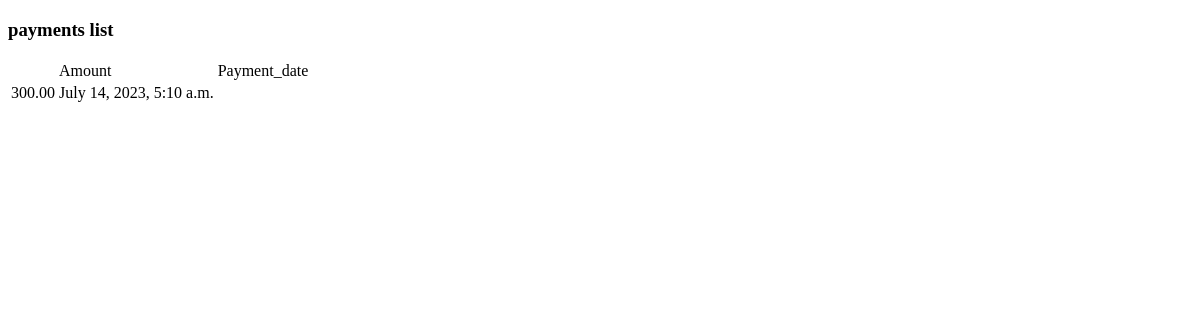
The app's page /payment/payments/list, older data.
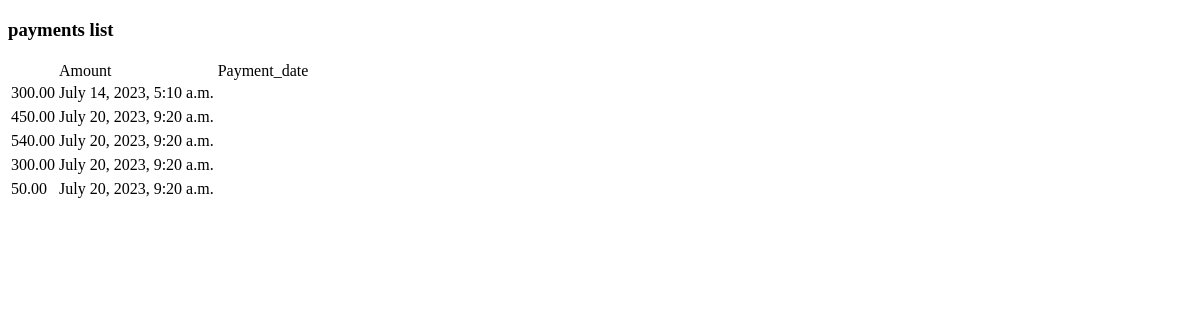
The same page, newer data.
### payment/models.py (models this page shows)
class Payment(models.Model):
    amount = models.DecimalField(max_digits=8, decimal_places=2)
    payment_date = models.DateTimeField(auto_now_add=True)

### payment/views.py (the view)
# urls.py: path("payments/list", payment_list,name="payments_list"),
def payment_list(request):
    payments=Payment.objects.all()
    return render(request,"payment/payments_list.html",{"payments":payments})

### templates/payment/payments_list.html (shortened to what this page needs)
<!DOCTYPE html>
<html lang="en">
<head>
</head>
<body>
    <h3>payments list</h3>
    <table>
        <th>
            <td>Amount</td>
            <td>Payment_date</td>
            <th>
                {%for payment in payments%}
                <tr>
                    <td>{{payment.amount}}</td>
                    <td>{{payment.payment_date}}<td>
                        <tr>
                            {%endfor%}
                        </table>
</body>
</html>

Row changes from the older to the newer data that the page shows:
added Payment: amount "450.00", payment_date "July 20, 2023, 9:20 a.m."
added Payment: amount "540.00", payment_date "July 20, 2023, 9:20 a.m."
added Payment: amount "300.00", payment_date "July 20, 2023, 9:20 a.m."
added Payment: amount "50.00", payment_date "July 20, 2023, 9:20 a.m."
